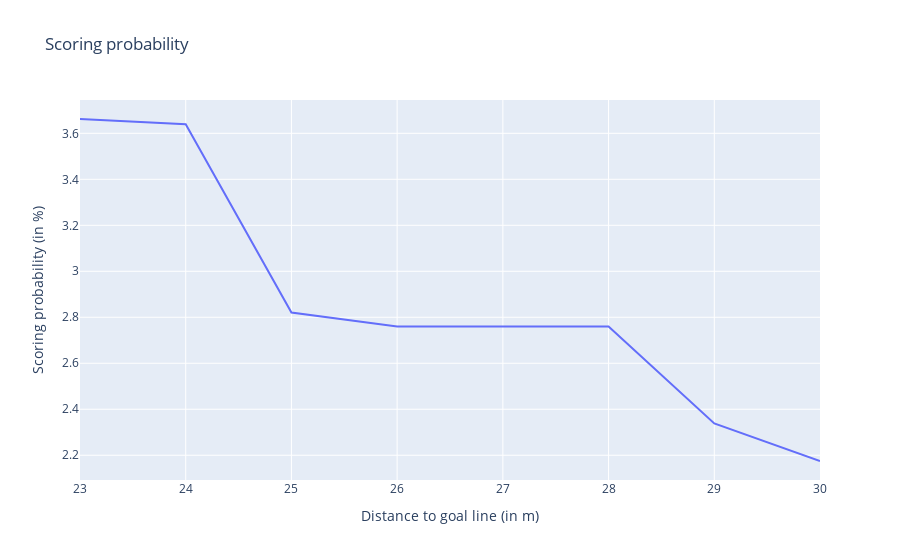

The notebook cell saved with this chart:
### Markdown cell above
And let's now check how our predictions look like

### Code cell
# get the prediction from the model
df_sample["predLGBM"] = model_mon.predict_proba(df_sample[features])[:,1] * 100

# plot the scoring probability
fig = go.Figure()

fig.add_trace(go.Scatter(x=df_sample["distToGoalLine"], 
                         y=df_sample["predLGBM"],
                         mode='lines',
                         name='LightGBM'))

fig.update_layout(title="Scoring probability",
                  xaxis_title="Distance to goal line (in m)",
                  yaxis_title="Scoring probability (in %)",)

### Figure 1 — Plotly figure (JSON) as saved in the notebook; plotly's stock layout.template omitted (floating-point values rounded to 4 significant figures)
{"data": [{"mode": "lines", "name": "LightGBM", "type": "scatter", "x": [23, 24, 25, 26, 27, 28, 29, 30], "y": [3.662, 3.64, 2.821, 2.76, 2.76, 2.76, 2.338, 2.175]}], "layout": {"title": {"text": "Scoring probability"}, "xaxis": {"title": {"text": "Distance to goal line (in m)"}}, "yaxis": {"title": {"text": "Scoring probability (in %)"}}}}
